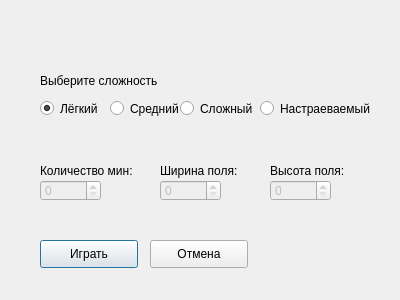
<?xml version="1.0" encoding="UTF-8"?>
<ui version="4.0">
 <class>NewGameDialog</class>
 <widget class="QDialog" name="NewGameDialog">
  <property name="geometry">
   <rect>
    <x>0</x>
    <y>0</y>
    <width>400</width>
    <height>300</height>
   </rect>
  </property>
  <property name="windowTitle">
   <string>Dialog</string>
  </property>
  <widget class="QLabel" name="label">
   <property name="geometry">
    <rect>
     <x>40</x>
     <y>70</y>
     <width>171</width>
     <height>21</height>
    </rect>
   </property>
   <property name="styleSheet">
    <string notr="true">font: 12pt &quot;Comic Sans MS&quot;;</string>
   </property>
   <property name="text">
    <string>Выберите сложность</string>
   </property>
   <property name="textFormat">
    <enum>Qt::AutoText</enum>
   </property>
   <property name="scaledContents">
    <bool>false</bool>
   </property>
  </widget>
  <widget class="QRadioButton" name="custom_difficulty">
   <property name="geometry">
    <rect>
     <x>260</x>
     <y>100</y>
     <width>111</width>
     <height>17</height>
    </rect>
   </property>
   <property name="styleSheet">
    <string notr="true">font: 8pt &quot;Comic Sans MS&quot;;</string>
   </property>
   <property name="text">
    <string>Настраеваемый</string>
   </property>
  </widget>
  <widget class="QRadioButton" name="difficulty_0">
   <property name="geometry">
    <rect>
     <x>40</x>
     <y>100</y>
     <width>82</width>
     <height>17</height>
    </rect>
   </property>
   <property name="styleSheet">
    <string notr="true">font: 8pt &quot;Comic Sans MS&quot;;</string>
   </property>
   <property name="text">
    <string>Лёгкий</string>
   </property>
   <property name="checked">
    <bool>true</bool>
   </property>
  </widget>
  <widget class="QRadioButton" name="difficulty_1">
   <property name="geometry">
    <rect>
     <x>110</x>
     <y>100</y>
     <width>82</width>
     <height>17</height>
    </rect>
   </property>
   <property name="styleSheet">
    <string notr="true">font: 8pt &quot;Comic Sans MS&quot;;</string>
   </property>
   <property name="text">
    <string>Средний</string>
   </property>
  </widget>
  <widget class="QRadioButton" name="difficulty_2">
   <property name="geometry">
    <rect>
     <x>180</x>
     <y>100</y>
     <width>82</width>
     <height>17</height>
    </rect>
   </property>
   <property name="styleSheet">
    <string notr="true">font: 8pt &quot;Comic Sans MS&quot;;</string>
   </property>
   <property name="text">
    <string>Сложный</string>
   </property>
  </widget>
  <widget class="QPushButton" name="play_button">
   <property name="geometry">
    <rect>
     <x>40</x>
     <y>240</y>
     <width>98</width>
     <height>28</height>
    </rect>
   </property>
   <property name="sizePolicy">
    <sizepolicy hsizetype="Expanding" vsizetype="Expanding">
     <horstretch>0</horstretch>
     <verstretch>0</verstretch>
    </sizepolicy>
   </property>
   <property name="minimumSize">
    <size>
     <width>0</width>
     <height>0</height>
    </size>
   </property>
   <property name="sizeIncrement">
    <size>
     <width>0</width>
     <height>0</height>
    </size>
   </property>
   <property name="baseSize">
    <size>
     <width>0</width>
     <height>0</height>
    </size>
   </property>
   <property name="styleSheet">
    <string notr="true">QPushButton {
font: 8pt &quot;Comic Sans MS&quot;;
border-image: url(:/main/small_button.png);
}
QPushButton:pressed {
font: 8pt &quot;Comic Sans MS&quot;;
border-image: url(:/main/small_button_pressed.png);
}</string>
   </property>
   <property name="text">
    <string>Играть</string>
   </property>
  </widget>
  <widget class="QPushButton" name="cancel_button">
   <property name="geometry">
    <rect>
     <x>150</x>
     <y>240</y>
     <width>98</width>
     <height>28</height>
    </rect>
   </property>
   <property name="sizePolicy">
    <sizepolicy hsizetype="Expanding" vsizetype="Expanding">
     <horstretch>0</horstretch>
     <verstretch>0</verstretch>
    </sizepolicy>
   </property>
   <property name="minimumSize">
    <size>
     <width>0</width>
     <height>0</height>
    </size>
   </property>
   <property name="sizeIncrement">
    <size>
     <width>0</width>
     <height>0</height>
    </size>
   </property>
   <property name="baseSize">
    <size>
     <width>0</width>
     <height>0</height>
    </size>
   </property>
   <property name="styleSheet">
    <string notr="true">QPushButton {
font: 8pt &quot;Comic Sans MS&quot;;
border-image: url(:/main/small_button.png);
}
QPushButton:pressed {
font: 8pt &quot;Comic Sans MS&quot;;
border-image: url(:/main/small_button_pressed.png);
}</string>
   </property>
   <property name="text">
    <string>Отмена</string>
   </property>
  </widget>
  <widget class="QSpinBox" name="mines_count">
   <property name="enabled">
    <bool>false</bool>
   </property>
   <property name="geometry">
    <rect>
     <x>40</x>
     <y>180</y>
     <width>61</width>
     <height>21</height>
    </rect>
   </property>
  </widget>
  <widget class="QSpinBox" name="field_width">
   <property name="enabled">
    <bool>false</bool>
   </property>
   <property name="geometry">
    <rect>
     <x>160</x>
     <y>180</y>
     <width>61</width>
     <height>21</height>
    </rect>
   </property>
  </widget>
  <widget class="QSpinBox" name="field_height">
   <property name="enabled">
    <bool>false</bool>
   </property>
   <property name="geometry">
    <rect>
     <x>270</x>
     <y>180</y>
     <width>61</width>
     <height>21</height>
    </rect>
   </property>
  </widget>
  <widget class="QLabel" name="label_2">
   <property name="geometry">
    <rect>
     <x>40</x>
     <y>160</y>
     <width>101</width>
     <height>21</height>
    </rect>
   </property>
   <property name="styleSheet">
    <string notr="true">font: 8pt &quot;Comic Sans MS&quot;;</string>
   </property>
   <property name="text">
    <string>Количество мин:</string>
   </property>
   <property name="textFormat">
    <enum>Qt::AutoText</enum>
   </property>
   <property name="scaledContents">
    <bool>false</bool>
   </property>
  </widget>
  <widget class="QLabel" name="label_3">
   <property name="geometry">
    <rect>
     <x>160</x>
     <y>160</y>
     <width>101</width>
     <height>21</height>
    </rect>
   </property>
   <property name="styleSheet">
    <string notr="true">font: 8pt &quot;Comic Sans MS&quot;;</string>
   </property>
   <property name="text">
    <string>Ширина поля:</string>
   </property>
   <property name="textFormat">
    <enum>Qt::AutoText</enum>
   </property>
   <property name="scaledContents">
    <bool>false</bool>
   </property>
  </widget>
  <widget class="QLabel" name="label_4">
   <property name="geometry">
    <rect>
     <x>270</x>
     <y>160</y>
     <width>101</width>
     <height>21</height>
    </rect>
   </property>
   <property name="styleSheet">
    <string notr="true">font: 8pt &quot;Comic Sans MS&quot;;</string>
   </property>
   <property name="text">
    <string>Высота поля:</string>
   </property>
   <property name="textFormat">
    <enum>Qt::AutoText</enum>
   </property>
   <property name="scaledContents">
    <bool>false</bool>
   </property>
  </widget>
 </widget>
 <resources>
  <include location="../res/res.qrc"/>
 </resources>
 <connections>
  <connection>
   <sender>play_button</sender>
   <signal>clicked()</signal>
   <receiver>NewGameDialog</receiver>
   <slot>accept()</slot>
   <hints>
    <hint type="sourcelabel">
     <x>88</x>
     <y>253</y>
    </hint>
    <hint type="destinationlabel">
     <x>199</x>
     <y>149</y>
    </hint>
   </hints>
  </connection>
  <connection>
   <sender>cancel_button</sender>
   <signal>clicked()</signal>
   <receiver>NewGameDialog</receiver>
   <slot>reject()</slot>
   <hints>
    <hint type="sourcelabel">
     <x>228</x>
     <y>173</y>
    </hint>
    <hint type="destinationlabel">
     <x>199</x>
     <y>149</y>
    </hint>
   </hints>
  </connection>
 </connections>
</ui>
